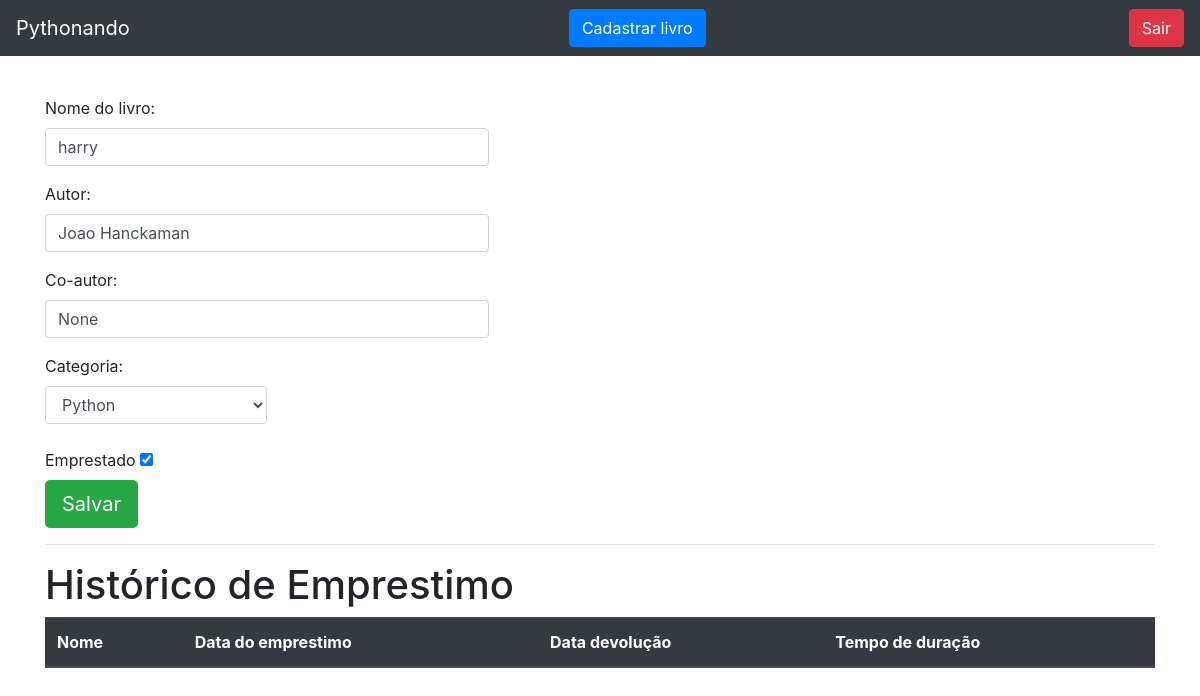
The page /livro/ver_livro/7 (signed in) on the database its author committed.
### livro/models.py (models this page shows, shortened)
class Livros(models.Model):
    nome = models.CharField(max_length = 100)
    autor = models.CharField(max_length = 30)
    co_autor = models.CharField(max_length = 30, blank = True, null = True)
    data_cadastro = models.DateField(default = date.today)
    emprestado = models.BooleanField(default=False)
    categoria = models.ForeignKey(Categoria, on_delete=models.DO_NOTHING)
    usuario = models.ForeignKey(Usuario, on_delete=models.DO_NOTHING)
    class Meta:
        verbose_name = 'Livro'

### livro/views.py (the view)
# urls.py: path('ver_livro/<int:id>', views.ver_livros, name='ver_livros'),#url dinamica
def ver_livros(request, id):
    if request.session.get('usuario'):
        livros = Livros.objects.get(id = id)
        if request.session.get('usuario') == livros.usuario.id:
            categoria_livro = Categoria.objects.filter(usuario = request.session.get('usuario'))
            emprestimos = Emprestimos.objects.filter(livro = livros)
            form = CadastroLivro()
            return render(request, 'ver_livro.html', {'livro': livros,
                                                      'categoria_livro': categoria_livro, 'emprestimos': emprestimos,
                                                      'usuario_logado':request.session.get('usuario'), 'form': form})
        else:
            return HttpResponse('este livro nao é seu')
    return redirect('/auth/login/?status=2')

### livro/forms.py
class CadastroLivro(forms.ModelForm):
    class Meta:
        model = Livros
        fields = '__all__'

### livro/models.py (called while the page is built)
    def __str__(self) -> str:
        return self.nome

### usuarios/models.py (called while the page is built)
    def __str__(self) -> str:
        return self.nome

### livro/templates/ver_livro.html (shortened to what this page needs)
{% extends 'base.html' %}
{% load filtros %}
{% block 'conteudo' %}
<div class="container">
    <br>
      <p>
      <p>
        <label>Nome do livro:</label>
        <input style="width: 40%;" class="form-control" type="texte" value="{{livro.nome}}" name="nome_livro">
      </p>
      <p>
        <label>Autor:</label>
        <input style="width: 40%;" class="form-control" type="texte" value="{{livro.autor}}" name="autor">
      </p>
      <p>
        <label>Co-autor:</label>
        <input style="width: 40%;" class="form-control" type="texte" value="{{livro.co_autor}}" name="co_autor">
      </p>
      <label>Categoria:</label>
      <select style="width: 20%;" class="form-control" name="categoria">
        {% for i in categoria_livro %}
          {% if livro.categoria.nome == i.nome %}
            <option selected>{{i}}</option>
          {% else %}
            <option>{{i}}</option>
          {% endif %}
        {% endfor %}
      </select>
      <br>
      <label>Emprestado</label>
      <input type="checkbox" id="scales" name="scales" checked>
      <br>
      <input type="submit" class="btn btn-success btn-lg" value="Salvar">
    <hr>
    <h1>Histórico de Emprestimo</h1>
    <table class="table table-striped table-dark">
      <thead>
        <tr>
          <th scope="col">Nome</th>
          <th scope="col">Data do emprestimo</th>
          <th scope="col">Data devolução</th>
          <th scope="col">Tempo de duração</th>
        </tr>
      </thead>
    </table>
    </div>
{% endblock %}

### rows shown on the page
Livros: nome_livro "harry", autor "Joao Hanckaman", co_autor "None"

### other values the page prints
form field categoria "Python"
